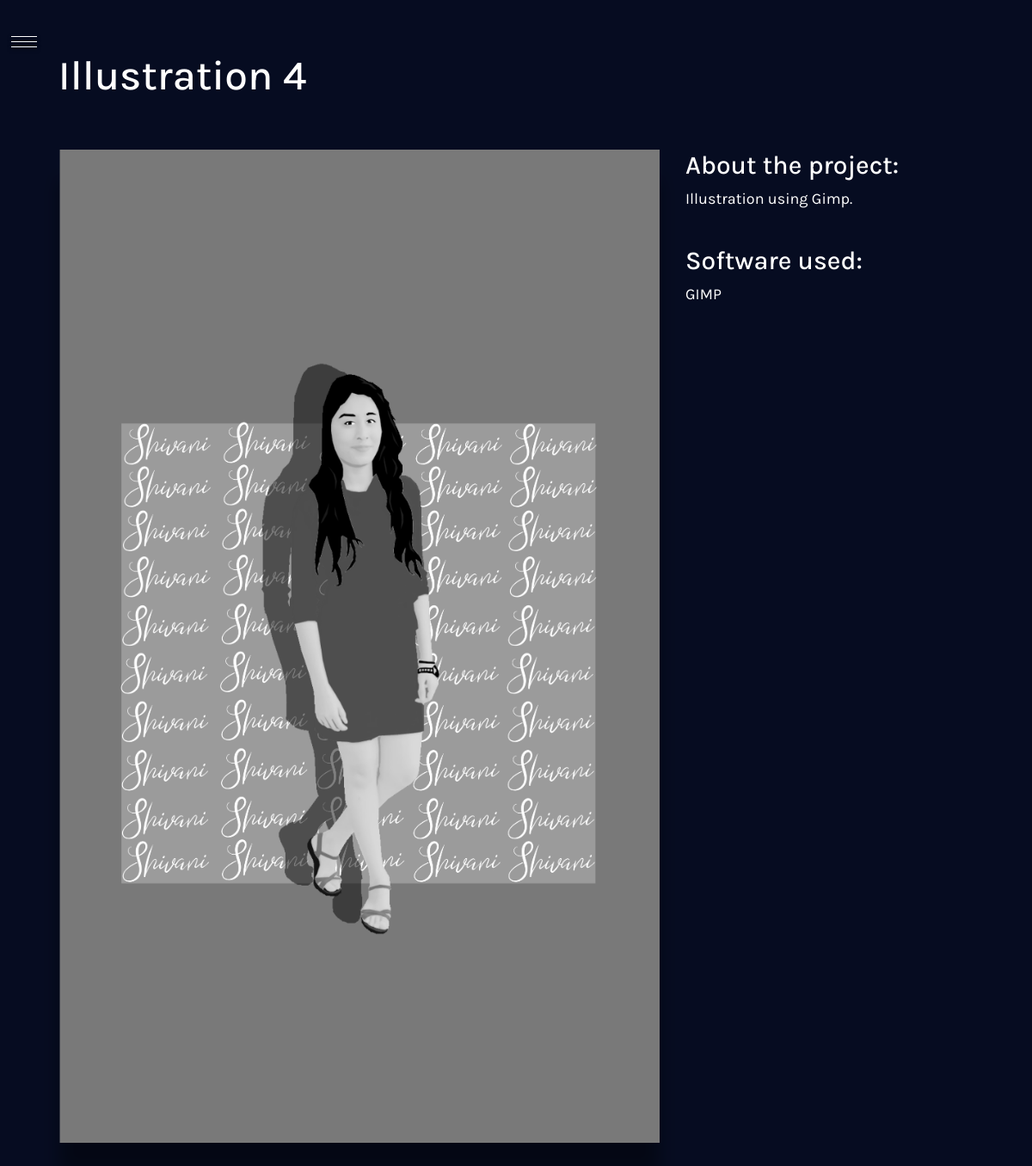
Screenshot of /projects/8/ with the database file from the repository.
### projects/models.py (models this page shows)
class Project(models.Model):
    title = models.CharField(max_length=100)
    description = models.TextField()
    technology = models.CharField(max_length=100)
    image = models.FilePathField(path="/img")

### projects/views.py (the view)
# urls.py: path("<int:pk>/", views.project_detail, name="project_detail"),
def project_detail(request, pk):
    project = Project.objects.get(pk=pk)
    context = {'project':project}
    return render(request,'project_detail.html',context)

### projects/templates/project_detail.html (shortened to what this page needs)
{% extends "base.html" %}
{% load static %}
{% block page_content %}
<body style="background-color:#060c21;">
<h1 style="padding-left:4.4vw; padding-top:5vw; color:white; font-size:4vw; font-family:Karla;">{{ project.title }}</h1>
<div class="row" style="padding:4.5vw; padding-top:4vw; " >
    <div class="col-md-8" >
        <img src="{% static project.image %}" alt="" width="100%" class="images" style="box-shadow: 0px 35px 20px rgba(0,0,0,0.4);">
    </div>
    <div class="col-md-4">
        <h2 style="color:white; font-size:2.5vw; font-family:Karla;">About the project:</h2>
        <p style="color:white; font-size:1.5vw; font-family:Karla;">{{ project.description }}</p>
        <br>
        <h2 style="color:white; font-size:2.5vw; font-family:Karla;">Software used:</h2>
        <p style="color:white; font-size:1.5vw; font-family:Karla;">{{ project.technology }}</p>
    </div>
</div>
</div>
</body>
{% endblock %}

### projects/templates/project_detail.html (style rules this page uses)
.images { -webkit-filter: grayscale(100%); filter: grayscale(100%); transition: .7s; }

### rows the page displays
Project: title "Illustration 4", image (picture), description "Illustration using Gimp.", technology "GIMP"
